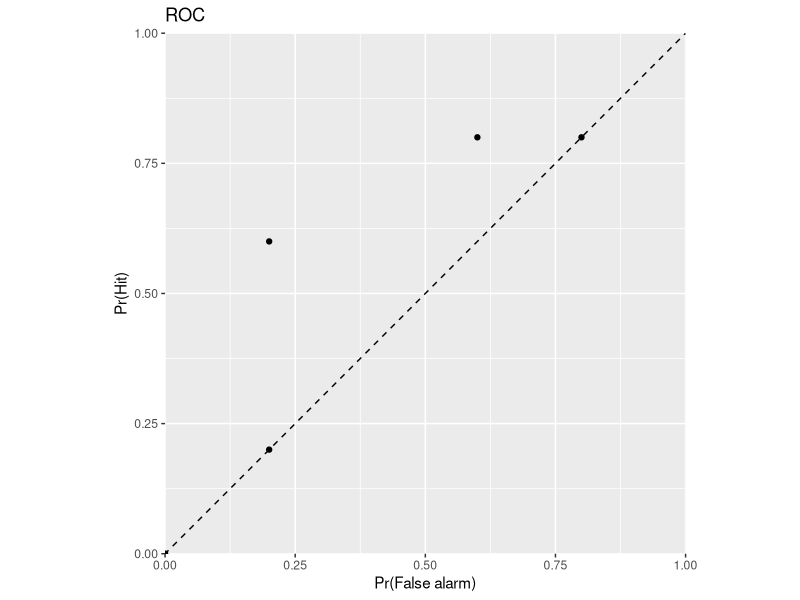
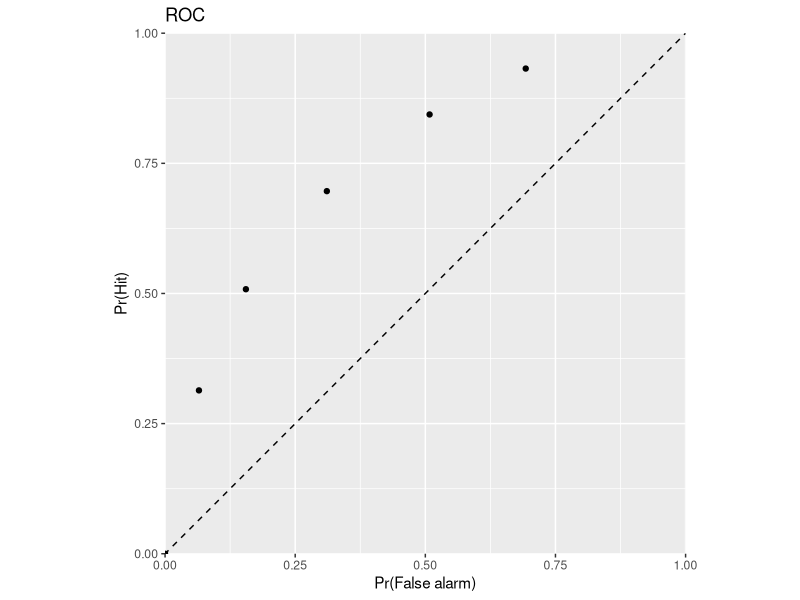
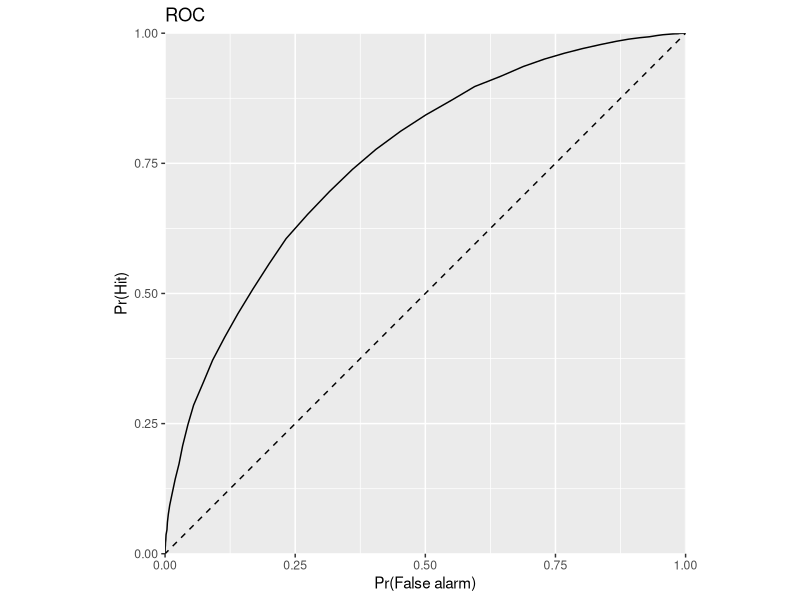
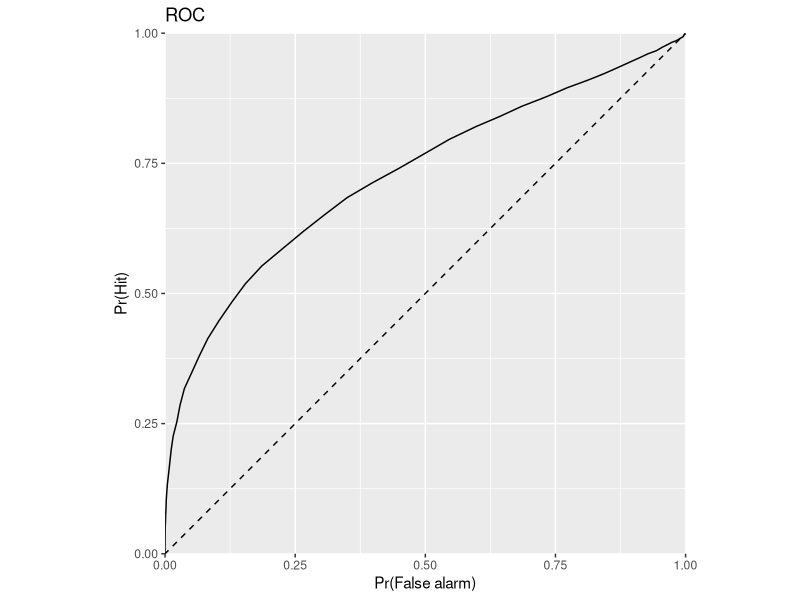

Write R code to recreate these figures, in order.
## ---- chunk 1
# 1. Define one or more decision criteria
criterion <- 0.5

# 2. Define the strength of the target (studied) and foil (unstudied) items in memory
foil_strength <- 0
target_strength <- 1

# 3. Compare the strengths of each test item to the criteria to arrive at a decision
foil_response <- foil_strength > criterion
target_response <- target_strength > criterion
## ---- chunk 2
foil_response
## ---- chunk 3
target_response
## ---- chunk 4
# 1. Define one or more decision criteria
criterion <- 0.5

# 2. Define the strength of the target (studied) and foil (unstudied) items in memory
foil_strength <- c(0, -0.8, 0.4, 0.3, 1.3)
target_strength <- c(1, 0.9, 1.1, 0.2, -1.0)

# 3. Compare the strengths of each test item to the criteria to arrive at a decision
foil_response <- foil_strength > criterion
target_response <- target_strength > criterion
## ---- chunk 5
foil_response
## ---- chunk 6
target_response
## ---- chunk 7
# 1. Define one or more decision criteria
criteria <- c(-Inf, -0.5, 0, 0.5, 1, 1.5, Inf)

# 2. Define the strength of the target (studied) and foil (unstudied) items in memory
foil_strength <- c(0, -0.8, 0.4, 0.3, 1.3)
target_strength <- c(1, 0.9, 1.1, 0.2, -1.0)

# 3. Compare the strengths of each test item to the criteria to arrive at a decision
foil_response <- cut(foil_strength, breaks=criteria, labels=FALSE)
target_response <- cut(target_strength, breaks=criteria, labels=FALSE)
## ---- chunk 8
foil_response
## ---- chunk 9
target_response
## ---- chunk 10
library(ggplot2)
## ---- chunk 11
# 1. Define one or more decision criteria
criteria <- c(-Inf, -0.5, 0, 0.5, 1, 1.5, Inf)

# 2. Define the strength of the target (studied) and foil (unstudied) items in memory
foil_strength <- c(0, -0.8, 0.4, 0.3, 1.3)
target_strength <- c(1, 0.9, 1.1, 0.2, -1.0)

# 3. Compare the strengths of each test item to the criteria to arrive at a decision
foil_response <- cut(foil_strength, breaks=criteria, labels=FALSE)
target_response <- cut(target_strength, breaks=criteria, labels=FALSE)

# 4. Calculate points on ROC curve
roc_foil <- 1 - ecdf(foil_response)(1:6)
roc_target <- 1 - ecdf(target_response)(1:6)

# 5. Plot ROC
ggplot(mapping=aes(x = roc_foil, y = roc_target)) +
    geom_point() +
    geom_abline(intercept = 0, slope = 1, color='black', linetype = 'dashed') +
    labs(x = 'Pr(False alarm)', y = 'Pr(Hit)', title = 'ROC') +
    coord_fixed(xlim=c(0, 1), ylim=c(0, 1), expand=FALSE)
## ---- chunk 12
# 1. Define one or more decision criteria
criteria <- c(-Inf, -0.5, 0, 0.5, 1, 1.5, Inf)

# 2. Define the strength of the target (studied) and foil (unstudied) items in memory
num_trials <- 10000

foil_strength <- rnorm(n = num_trials, mean = 0, sd = 1)
target_initial_strength <- rnorm(n = num_trials, mean = 0, sd = 1)

study_strength_increment <- 1
target_strength <- target_initial_strength + study_strength_increment

# 3. Compare the strengths of each test item to the criteria to arrive at a decision
foil_response <- cut(foil_strength, breaks=criteria, labels=FALSE)
target_response <- cut(target_strength, breaks=criteria, labels=FALSE)

# 4. Calculate points on ROC curve
roc_foil <- 1 - ecdf(foil_response)(1:6)
roc_target <- 1 - ecdf(target_response)(1:6)

# 5. Plot ROC
ggplot(mapping=aes(x = roc_foil, y = roc_target)) +
    geom_point() +
    geom_abline(intercept = 0, slope = 1, color='black', linetype = 'dashed') +
    labs(x = 'Pr(False alarm)', y = 'Pr(Hit)', title = 'ROC') +
    coord_fixed(xlim=c(0, 1), ylim=c(0, 1), expand=FALSE)
## ---- chunk 13
# 1. Define one or more decision criteria
num_criteria <- 100
criteria <- c(-Inf, seq(-6, 6, length.out = num_criteria - 1), Inf)

# 2. Define the strength of the target (studied) and foil (unstudied) items in memory
num_trials <- 10000

foil_strength <- rnorm(n = num_trials, mean = 0, sd = 1)
target_initial_strength <- rnorm(n = num_trials, mean = 0, sd = 1)

study_strength_increment <- 1
target_strength <- target_initial_strength + study_strength_increment

# 3. Compare the strengths of each test item to the criteria to arrive at a decision
foil_response <- cut(foil_strength, breaks=criteria, labels=FALSE)
target_response <- cut(target_strength, breaks=criteria, labels=FALSE)

# 4. Calculate points on ROC curve
roc_foil <- 1 - ecdf(foil_response)(1:num_criteria)
roc_target <- 1 - ecdf(target_response)(1:num_criteria)

# 5. Plot ROC
ggplot(mapping=aes(x = roc_foil, y = roc_target)) +
    geom_line() +
    geom_abline(intercept = 0, slope = 1, color='black', linetype = 'dashed') +
    labs(x = 'Pr(False alarm)', y = 'Pr(Hit)', title = 'ROC') +
    coord_fixed(xlim=c(0, 1), ylim=c(0, 1), expand=FALSE)
## ---- chunk 14
# 1. Define one or more decision criteria
num_criteria <- 100
criteria <- c(-Inf, seq(-6, 6, length.out = num_criteria - 1), Inf)

# 2. Define the strength of the target (studied) and foil (unstudied) items in memory
num_trials <- 10000

foil_strength <- rnorm(n = num_trials, mean = 0, sd = 1)
target_initial_strength <- rnorm(n = num_trials, mean = 0, sd = 1)

study_strength_increment <- rnorm(n = num_trials, mean = 1, sd = 1)
target_strength <- target_initial_strength + study_strength_increment

# 3. Compare the strengths of each test item to the criteria to arrive at a decision
foil_response <- cut(foil_strength, breaks=criteria, labels=FALSE)
target_response <- cut(target_strength, breaks=criteria, labels=FALSE)

# 4. Calculate points on ROC curve
roc_foil <- 1 - ecdf(foil_response)(1:num_criteria)
roc_target <- 1 - ecdf(target_response)(1:num_criteria)

# 5. Plot ROC
ggplot(mapping=aes(x = roc_foil, y = roc_target)) +
    geom_line() +
    geom_abline(intercept = 0, slope = 1, color='black', linetype = 'dashed') +
    labs(x = 'Pr(False alarm)', y = 'Pr(Hit)', title = 'ROC') +
    coord_fixed(xlim=c(0, 1), ylim=c(0, 1), expand=FALSE)
